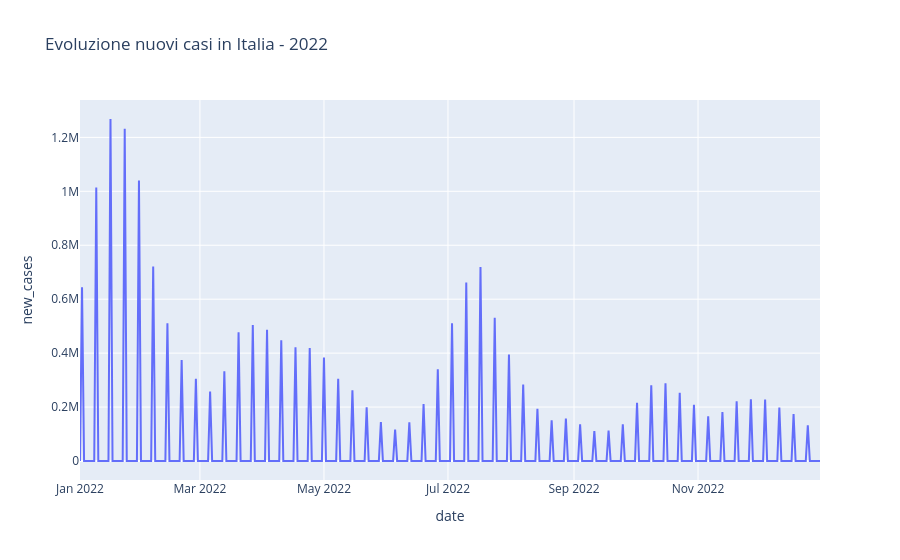

Notebook code cell kept with this figure:
### Code cell
fig_total_1.show()

### Figure 1 — Plotly figure (JSON) as saved in the notebook; plotly's stock layout.template omitted (floating-point values rounded to 4 significant figures; data arrays with more than 128 entries replaced by an {"elided": "..."} marker saying what was removed)
{"data": [{"hovertemplate": "date=%{x}<br>new_cases=%{y}<extra></extra>", "legendgroup": "", "line": {"color": "#636efa", "dash": "solid"}, "marker": {"symbol": "circle"}, "mode": "lines", "name": "", "orientation": "v", "showlegend": false, "type": "scatter", "x": {"elided": "365 str values"}, "xaxis": "x", "y": {"elided": "365 float values"}, "yaxis": "y"}], "layout": {"legend": {"tracegroupgap": 0}, "title": {"text": "Evoluzione nuovi casi in Italia - 2022"}, "xaxis": {"anchor": "y", "domain": [0, 1], "title": {"text": "date"}}, "yaxis": {"anchor": "x", "domain": [0, 1], "title": {"text": "new_cases"}}}}
